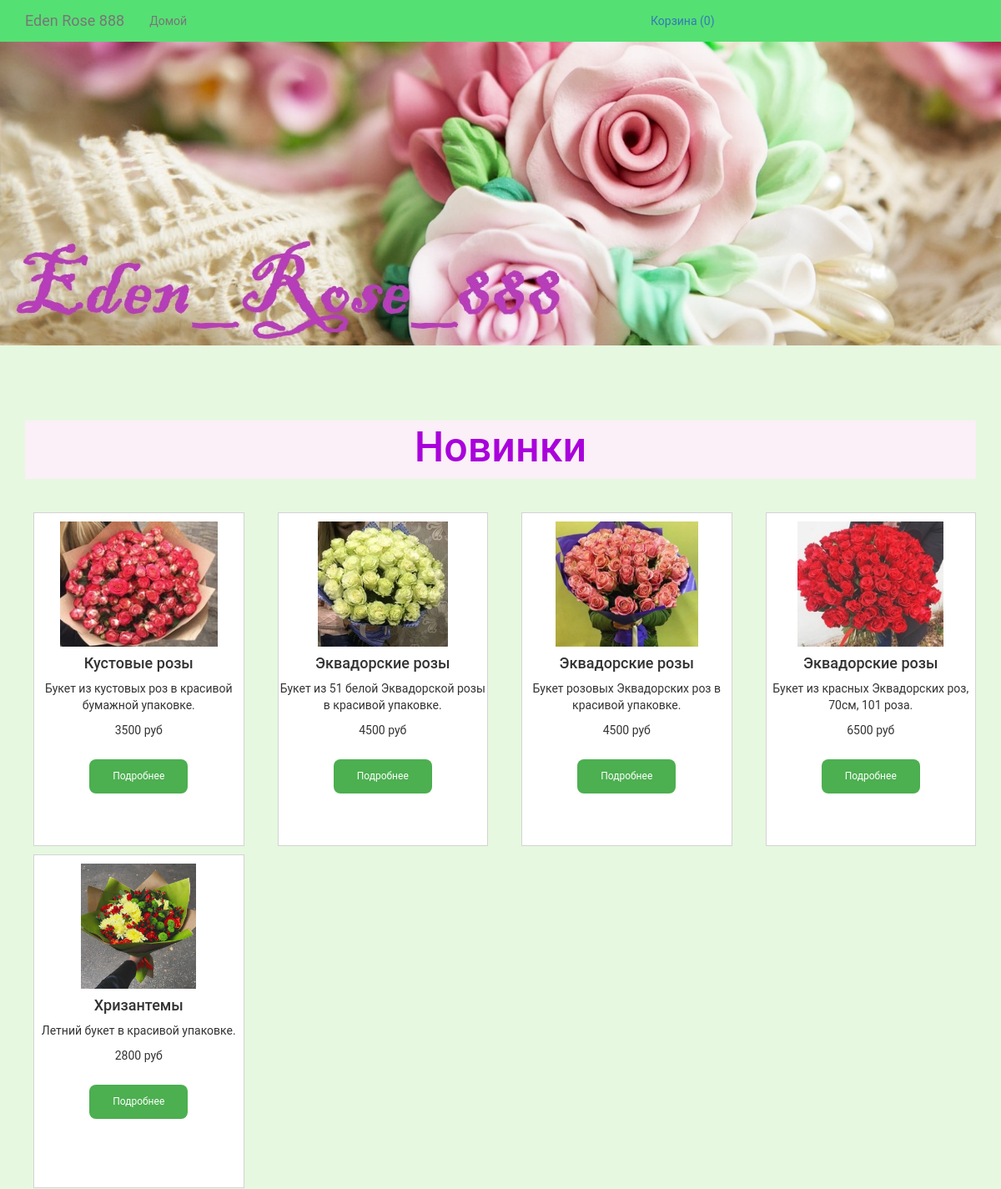
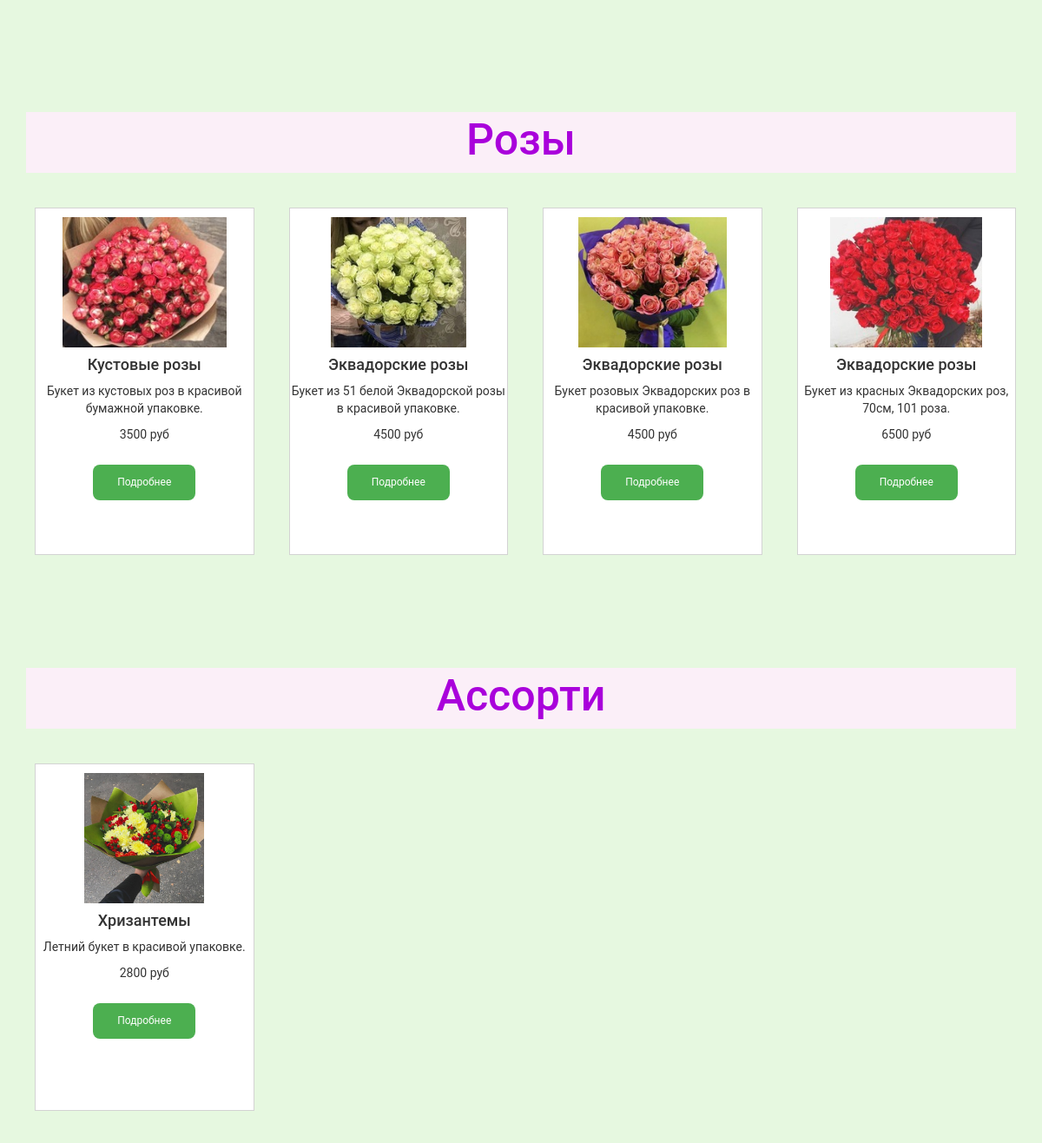
The app's page /shop/ with its own data (2 pictures, top to bottom).
### products/models.py (models this page shows, shortened)
class ProductIMG(models.Model):
    product = models.ForeignKey(Product, on_delete=models.CASCADE,blank=True, null=True, default=None)
    image = models.ImageField(upload_to='products_images/')
    is_active = models.BooleanField(default=True)
    created = models.DateTimeField(auto_now_add=True, auto_now=False)
    updated = models.DateTimeField(auto_now_add=False, auto_now=True)
    class Meta:
        verbose_name = 'Фотография'
        verbose_name_plural = 'Фотографии'

class Product(models.Model):
    name_product = models.CharField(max_length=100, blank=True, null=True, default=None)
    category = models.ForeignKey(ProductCategory,blank=True, null=True, default=None, on_delete=models.CASCADE)
    short_description = models.TextField(blank=True, null=True, default=None)
    price = models.IntegerField(blank=True, null=True, default=None)
    is_active = models.BooleanField(default=True)
    created = models.DateTimeField(auto_now_add=True, auto_now=False)
    updated = models.DateTimeField(auto_now_add=False, auto_now=True)
    class Meta:
        verbose_name = 'Товар'
        verbose_name_plural = 'Товары'

### shop/views.py (the view)
# urls.py: url(r'^shop/$', index, name="index"),
def index(request):
    productsIMG = ProductIMG.objects.filter(is_active=True , product__is_active=True)
    productsIMG_rose = productsIMG.filter(product__category__id=1)
    productsIMG_other = productsIMG.filter(product__category__id=2)
    return render(request, "shop/index.html", locals())

### orders/context_processors.py (called while the page is built)
def getting_basket_info(request):
    session_key = request.session.session_key
    if not session_key:
        request.session["session_key"] = 123
        request.session.cycle_key()
        request.session.set_expiry(604800)
        request.session['cart'] = []
    products_in_cart = []
    total_price_all_product = 0
    if request.session["cart"]:
        for item in request.session["cart"]:
            item["total_price"] = "{0}".format(
                int(item["price"]) * int(item["nmb"]))
            products_in_cart.append(item)
            total_price_all_product += int(item["total_price"])
    total_price_all_product = "{0:.2f}".format(total_price_all_product)
    request.session.modified = True
    products_total_nmb = len(products_in_cart)
    return locals()

### shop/templates/shop/index.html
{% extends 'base.html' %}
{% load static %}
{% block content %}
    <div class="section-top">
        <img src="{% static 'static_prod/img/header1.jpg' %}" class="img-responsive">
    </div>
    <div class="section section1">
        <div class="container">
            <div class="row">
                <div class="col-lg-12">
                    <h1 class="under-head">
                        Новинки
                    </h1>
                </div>
                {% for productsIMG in productsIMG %}
                    {% include 'shop/product_item.html' %}
                {% endfor %}
            </div>
        </div>
    </div>
    <div class="section section2 rose-container">
        <div class="container">
            <div class="row">
            <div class="col-lg-12">
                    <h1 class="under-head">
                        Розы
                    </h1>
                </div>
                {% for productsIMG in productsIMG_rose %}
                    {% include 'shop/product_item.html' %}
                {% endfor %}
            </div>
        </div>
    </div>
    <div class="section section3 other-container">
        <div class="container">
            <div class="row">
            <div class="col-lg-12">
                    <h1 class="under-head">
                       Ассорти
                    </h1>
                </div>
                {% for productsIMG in productsIMG_other %}
                    {% include 'shop/product_item.html' %}
                {% endfor %}
            </div>
        </div>
    </div>
{% endblock %}

### shop/templates/base.html (shortened to what this page needs)
{% load static %}
<!DOCTYPE html>
<html lang="en">
<head>
    <link rel="stylesheet" href="https://cdnjs.cloudflare.com/ajax/libs/twitter-bootstrap/3.3.6/css/bootstrap.min.css">
    <link rel="stylesheet" href="{% static 'static_dev/css/style.css' %}">
</head>
<body>
    <div class="wrapper">
        {% include 'navbar.html' %}
        {% block content %}
        {% endblock content %}
    </div>
</body>
</html>

### shop/templates/navbar.html (shortened to what this page needs)
    <nav class="navbar navbar-default navbar-main">
      <div class="container">
        <div class="navbar-header">
          <a class="navbar-brand" href="#">Eden Rose 888</a>
        </div>
        <div id="navbar" class="navbar-collapse collapse">
          <ul class="nav navbar-nav">
            <li class=""><a href="/shop">Домой</a></li>
          </ul>
          <ul class="nav navbar-nav navbar-right">
            <li>
                <div class="basket-container">
                    <a href="{% url 'checkout' %}">Корзина <span id="basket_total_nmb">
                        {% if products_total_nmb %}
                            ({{ products_total_nmb }})
                        {% else %}
                            (0)
                        {% endif %}
                    </span>
                    </a>
                </div>
            </li>
          </ul>
        </div>
      </div>
    </nav>

### shop/templates/shop/product_item.html
<div class="col-lg-3">
    <div class="product-item">
        <div >
            <a href="{% url "product" productsIMG.product.id %}">
                <img src="{{ productsIMG.image.url }}" height="150">
            </a>
        </div>
        <h4>{{ productsIMG.product.name_product }}</h4>
        <p>
            {{ productsIMG.product.short_description|truncatechars_html:70}}
        </p>
        <div>
            {{productsIMG.product.price}} руб
        </div>
        <div class="add-to-card=btn">
            <a href="{% url "product" productsIMG.product.id%}">
                <button class="btn-btn-saccess">
                Подробнее
            </button>
            </a>
        </div>
    </div>
</div>

### shop/static/static_dev/css/style.css (style rules this page uses)
html, body { height: 100%; max-height: 100%; font-family: 'Roboto', sans-serif; background-color: #E6F8E0; }
.navbar { margin-bottom: 0; }
.wrapper { min-height: 100%; }
.section-top { margin-bottom: 20px }
.section { padding: 50px 0; }
.section h1 { margin-bottom: 40px; }
.product-item { height: 400px; background-color: white; border: 1px solid lightgrey; position: relative; padding: 10px 0 10px 0; text-align: center; margin-bottom: 10px; margin-left: 10px; }
.btn-btn-saccess { background-color: #4CAF50; border: none; color: white; border-radius: 8px; padding: 12px 28px; text-align: center; text-decoration: none; display: inline-block; font-size: 12px; margin: 10%; }
.navbar-main { background-color: #55e073; border: none; border-radius: 0; }
.basket-container { position: relative; width: 400px; padding: 15px 10px; }
.under-head { font-family: 'Roboto', sans-serif; height: 70px; background: #FBEFF8; font-size: 50px; color: #A901DB; text-align: center; margin-bottom: 0; padding-top: 5px; }

### records on screen
ProductIMG: image (picture), product.name_product "Кустовые розы", product.short_description "Букет из кустовых роз в красивой бумажной упаковке.", product.price "3500"
ProductIMG: image (picture), product.name_product "Эквадорские розы", product.short_description "Букет из 51 белой Эквадорской розы в красивой упаковке.", product.price "4500"
ProductIMG: image (picture), product.name_product "Эквадорские розы", product.short_description "Букет розовых Эквадорских роз в красивой упаковке.", product.price "4500"
ProductIMG: image (picture), product.name_product "Эквадорские розы", product.short_description "Букет из красных Эквадорских роз, 70см, 101 роза.", product.price "6500"
ProductIMG: image (picture), product.name_product "Хризантемы", product.short_description "Летний букет в красивой упаковке.", product.price "2800"
